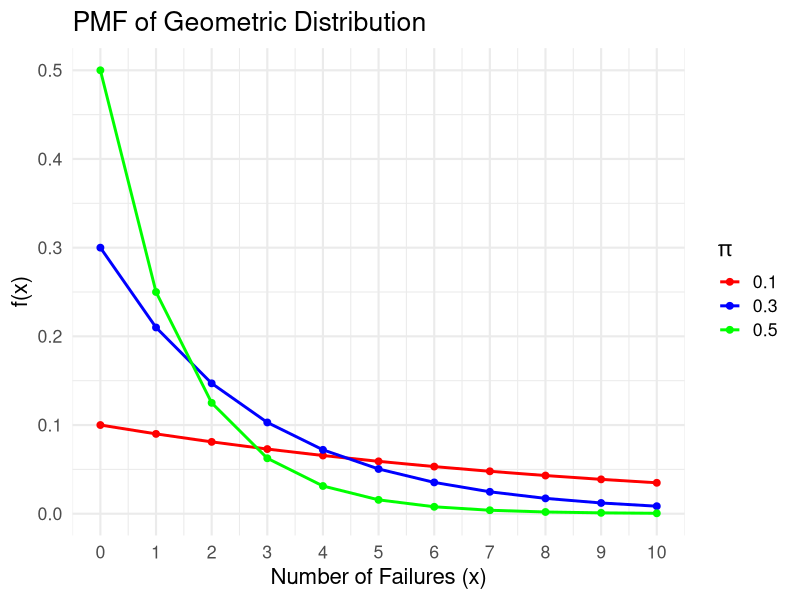
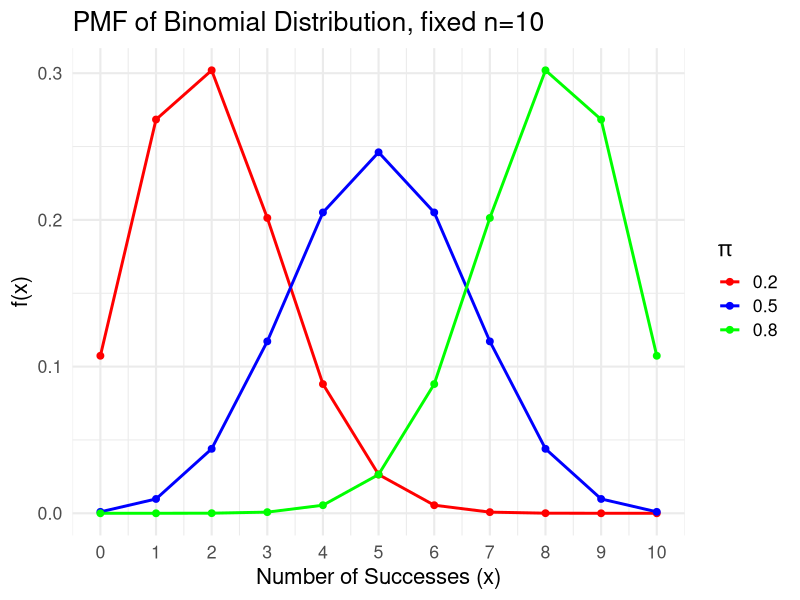
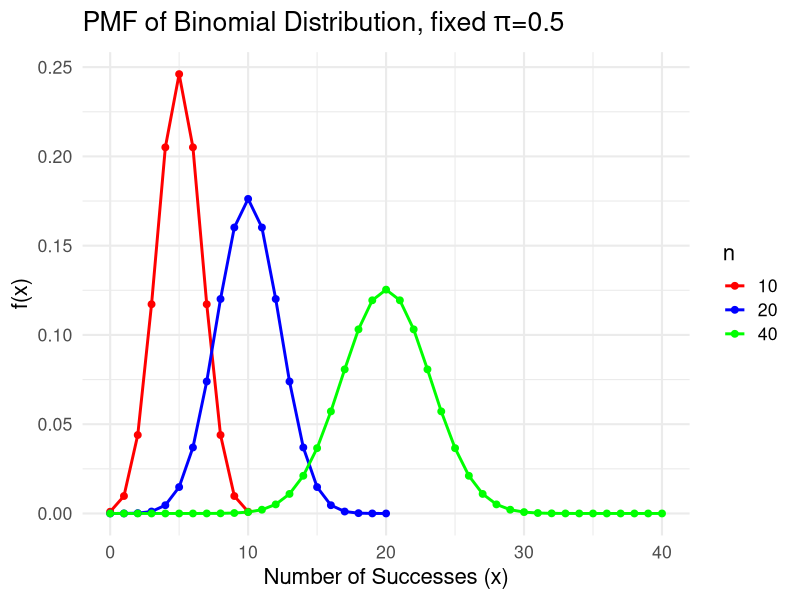
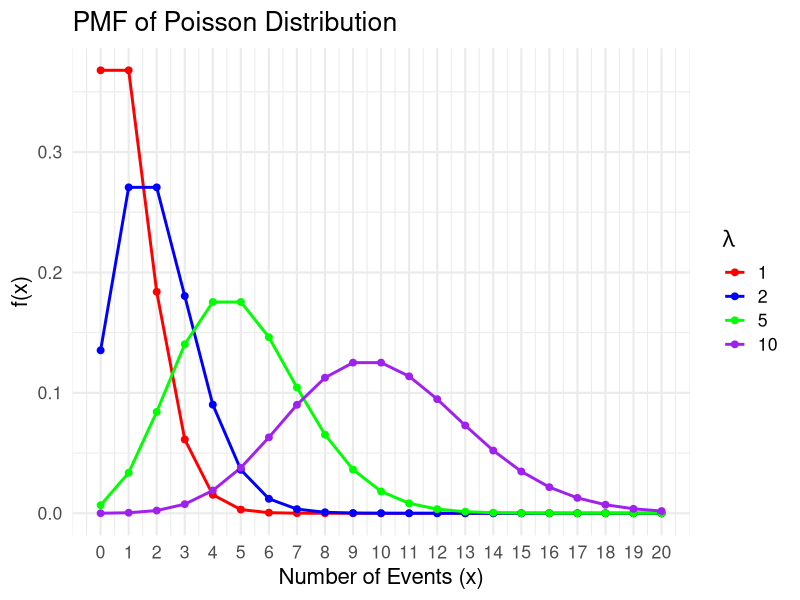
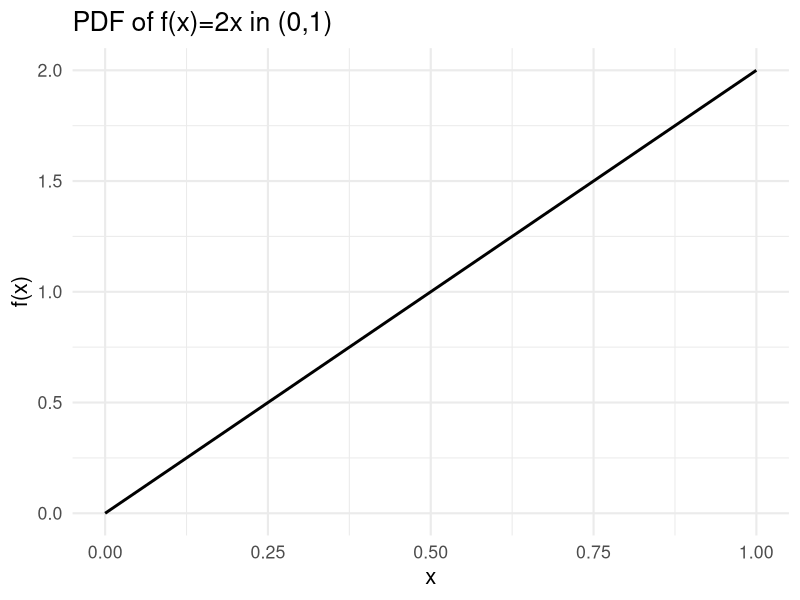
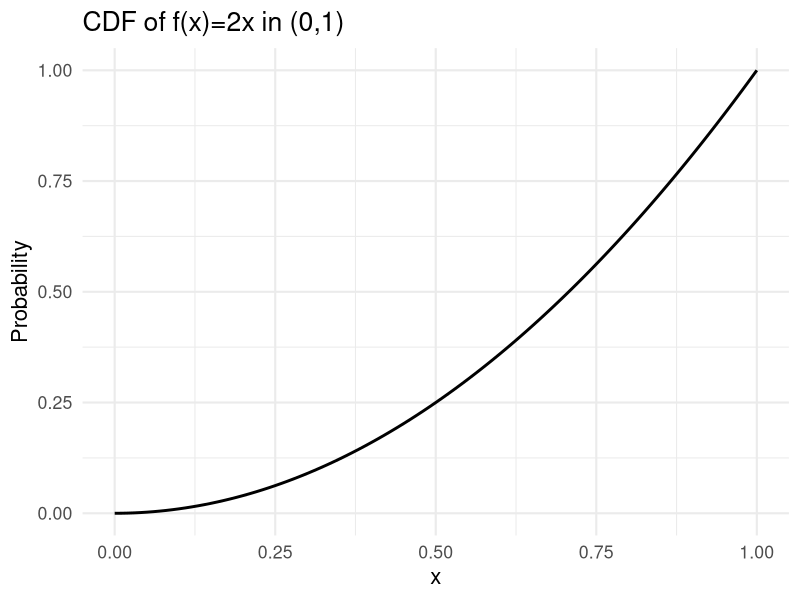

The R script that drew these images, in order:
## ---- chunk 1
#| echo: false
#| message: false
library(tidyverse)
library(ggplot2)
## ---- chunk 2
#| echo: false
knitr::include_graphics("https://i.ytimg.com/vi/vbFWfmIyr3Q/maxresdefault.jpg")
## ---- chunk 3
#| echo: false
#| warning: false
# Parameters
pi_values <- c(0.1, 0.3, 0.5)  # Probability values
x <- 0:10  # Range of x values (number of failures before the first success)

data <- data.frame(
  x = rep(x, times = length(pi_values)),
  f_x = unlist(lapply(pi_values, function(pi) dgeom(x, prob = pi))),
  prob = rep(pi_values, each = length(x))
)

# Plot using ggplot2
ggplot(data, aes(x = x, y = f_x, color = factor(prob), group = prob)) +
  geom_line(size=1) +             # Add lines
  geom_point(size=2) +            # Add points
  scale_color_manual(
    values = c("red", "blue", "green"),
    name = expression(pi)
  ) + 
  scale_x_continuous(breaks=0:10) +
  labs(
    title = "PMF of Geometric Distribution",
    x = "Number of Failures (x)",
    y = "f(x)"
  ) +
  theme_minimal(base_size = 16)  # Increase overall font size
## ---- chunk 4
# f(3)
dgeom(x = 3, prob = 0.25)

# Calculate F(3) by f(0) + f(1) + f(2) + f(3)
dgeom(x = 0, prob = 0.25) + 
  dgeom(x = 1, prob = 0.25)  + 
  dgeom(x = 2, prob = 0.25) + 
  dgeom(x=3, prob=0.25)

sum(dgeom(x=0:3, prob=0.25))

# Directly calculate F(3)
pgeom(q = 3, prob = 0.25) 
## ---- chunk 5
#| echo: false
#| warning: false

# Binomial, fixed n=10
n <- 10  # Number of trials
pi_values <- c(0.2, 0.5, 0.8)  # Probability of success
x <- 0:n  # Range of x values (number of successes)

# Create a data frame for ggplot
data <- data.frame(
  x = rep(x, times = length(pi_values)),
  f_x = unlist(lapply(pi_values, function(pi) dbinom(x, size = n, prob = pi))),
  prob = rep(pi_values, each = length(x))
)

# Plot using ggplot2
ggplot(data, aes(x = x, y = f_x, color = factor(prob), group = prob)) +
  geom_line(size = 1) +             # Add lines
  geom_point(size = 2) +            # Add points
  scale_color_manual(
    values = c("red", "blue", "green"),
    name = expression(pi)
  ) + 
  scale_x_continuous(breaks = 0:n) +
  labs(
    title = "PMF of Binomial Distribution, fixed n=10",
    x = "Number of Successes (x)",
    y = "f(x)"
  ) +
  theme_minimal(base_size = 16)     # Increase overall font size
## ---- chunk 6
#| warning: false
#| echo: false
pi <- 0.5  # Fixed probability of success
n_values <- c(10, 20, 40)  # Different values for number of trials
x_values <- lapply(n_values, function(n) 0:n)  # Range of x values for each n

# Create a data frame for ggplot
data <- data.frame(
  x = unlist(x_values),
  f_x = unlist(lapply(seq_along(n_values), function(i) dbinom(x_values[[i]], size = n_values[i], prob = pi))),
  n = factor(rep(n_values, times = sapply(x_values, length)))  # Add n as a factor
)

# Plot using ggplot2
ggplot(data, aes(x = x, y = f_x, color = n, group = n)) +
  geom_line(size = 1) +             # Add lines
  geom_point(size = 2) +            # Add points
  scale_color_manual(
    values = c("red", "blue", "green"),
    name = "n"
  ) + 
  labs(
    title = expression(paste("PMF of Binomial Distribution, fixed ", pi, "=0.5")),
    x = "Number of Successes (x)",
    y = "f(x)"
  ) +
  theme_minimal(base_size = 16)     # Increase overall font size
## ---- chunk 7
# f(8)
dbinom(x = 8, size = 10, prob = 0.25)

# f(8) + f(9) + f(10)
dbinom(x = 8, size = 10, prob = 0.25) + 
  dbinom(x = 9, size = 10, prob = 0.25) + 
  dbinom(x = 10, size = 10, prob = 0.25)

sum(dbinom(x = 8:10, size = 10, prob = 0.25))

# 1 - F(7)
1 - pbinom(q = 7, size = 10, prob = 0.25)
## ---- chunk 8
# Parameters for Poisson distribution
lambda_values <- c(1, 2, 5, 10)  # Lambda values
x <- 0:20  # Range of x values

# Create a data frame for ggplot
data <- data.frame(
  x = rep(x, times = length(lambda_values)),
  f_x = unlist(lapply(lambda_values, function(lambda) dpois(x, lambda = lambda))),
  lambda = rep(lambda_values, each = length(x))
)

# Plot using ggplot2
ggplot(data, aes(x = x, y = f_x, color = factor(lambda), group = lambda)) +
  geom_line(size = 1) +             # Add lines
  geom_point(size = 2) +            # Add points
  scale_color_manual(
    values = c("red", "blue", "green", "purple"),
    name = expression(lambda)
  ) + 
  scale_x_continuous(breaks = 0:20) +
  labs(
    title = "PMF of Poisson Distribution",
    x = "Number of Events (x)",
    y = "f(x)"
  ) +
  theme_minimal(base_size = 16)     # Increase overall font size
## ---- chunk 9
lambda = 60 / 6

# f(10)
dpois(x = 10, lambda = lambda)

# f(4) + f(5) + ... + f(15)
sum(dpois(x = 4:15, lambda = lambda))

# F(15) - F(3)
ppois(q = 15, lambda = lambda) - ppois(q = 3, lambda = lambda)
## ---- chunk 10
#| echo: false
# Example: f(x) = 2x for x in (0, 1)
x <- seq(0, 1, by = 0.01)
y <- 2*x

# Create data frame
data <- data.frame(x = x, y = y)

# Plot using ggplot2
ggplot(data, aes(x = x, y = y)) +
  geom_line(size = 1) +
  labs(
    title = "PDF of f(x)=2x in (0,1)",
    x = "x",
    y = "f(x)"
  ) +
  theme_minimal(base_size = 16)
## ---- chunk 11
#| echo: false
# Example: f(x) = 2x for x in (0, 1)
x <- seq(0, 1, by = 0.01)
y_cdf <- x^2

# Create data frame
data <- data.frame(x = x, y_cdf = y_cdf)

# Plot using ggplot2
ggplot(data, aes(x = x, y = y_cdf)) +
  geom_line(size = 1) +
  labs(
    title = "CDF of f(x)=2x in (0,1)",
    x = "x",
    y = "Probability"
  ) +
  theme_minimal(base_size = 16)
## ---- chunk 12
# Example: f(x) = 2x for x in (0, 1)
mean_val <- integrate(function(x) x * 2*x, 0, 1)$value
mean_val
## ---- chunk 13
# Example: f(x) = 2x for x in (0, 1)
var_val <- integrate(function(x) (x - mean_val)^2 * 2*x, 0, 1)$value
var_val
